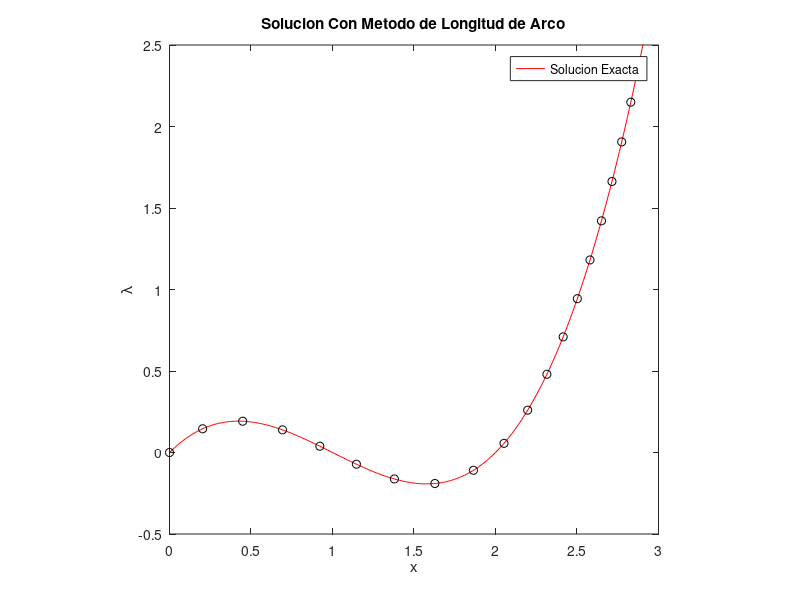

Write the MATLAB code that produced this figure.
%%  Ejemplo Numerico 3  Solucion con Metodo de Longitud de Arco %%
clc, clear all, close all

% Punto Inicial
x0 = 0;     
L0 = 0;

% Definicion de Ecuacion No-Lineal
v = 1;
f = @(x) x-3/2*x.^2+1/2*x.^3;
F_x = @(x) 1-3*x+3/2*x.^2;

% Pasos de Solucion con ArcLength
Nsteps = 20;

x = x0;
L = L0;

% Parametros de la restriccion de Long. Arco
psi = 1;
Dl = .25;

% Parametros de Control de Iteracion
tol_F = 1e-8;
Maxiter = 10;

for k = 1:Nsteps 
   % Inicializacion de Incrementos para Iteracion. F.Euler, 
   % Se ajusta el signo de DL en base a pasaje de un punto critico.
   
   DL_ki = 1; % incremento unitario, luego se escala para satisfacer Long. Arco
   
   if F_x(x(k)) > 0 
      Dx_ki = DL_ki*v/F_x(x(k)); % si la rama es ascendente usa +Forw.Euler
   elseif F_x(x(k)) < 0
      DL_ki = -DL_ki;     % si la rama es descendente usa -Forw.Euler
      Dx_ki = DL_ki*v/F_x(x(k));
   else
      DL_ki = 0;          % usa Lambda constante
      Dx_ki = Dl;         % la rama es horizontal usa Dx = Dl
   end

   norm_inc = sqrt(Dx_ki^2 + psi^2*v^2*DL_ki^2); % Norma de Incremento Long.Arco

   Dx_ki = Dx_ki*Dl/norm_inc; % Escalo Dx_ki para satisfacer Dl
   DL_ki = DL_ki*Dl/norm_inc; % Escalo DL_ki para satisfacer Dl

  % Iteracion de Metodo de Longitud de Arco.
  i = 1;
  err_F = inf;

  while i < Maxiter && err_F > tol_F
    A = [ F_x(x(k)+Dx_ki) , -v ; 2*Dx_ki , 2*psi^2*v^2*DL_ki ];
  
    b = [ -(f(x(k)+Dx_ki)-(L(k)+DL_ki)*v) ; -(Dx_ki^2+(psi*v*DL_ki)^2-Dl^2) ];
  
    dIncr = A\b;    % solucion del sistema lineal
    
    Dx_ki = Dx_ki + dIncr(1); % Actualizo el Incremento en x
    DL_ki = DL_ki + dIncr(2); % Actualizo el Incremento en lambda
  
    err_F = abs( f(x(k)+Dx_ki) - (L(k)+DL_ki)*v ); % error para control de convergencia
    
    i = i + 1; % incrementa contador de iteraciones
  end

if err_F > tol_F
   error('No se logro convergencia en el paso %d',k)
end

  % Tenemos incrementos con convergencia deseada para el paso(k)
  % Incremento x(k) para obtener x(k+1)
  x(k+1) = x(k) + Dx_ki;
  L(k+1) = L(k) + DL_ki;  
end

% Genera graficas de Solucion Numerica y Exacta
grid = 0:.01:3;
Solexact = f(grid);
plot(grid,Solexact,'-r',x,L,'ok')
xlabel('x')
ylabel('\lambda')
title('Solucion Con Metodo de Longitud de Arco')
legend('Solucion Exacta'), axis([0 3 -0.5 2.5],'square')
